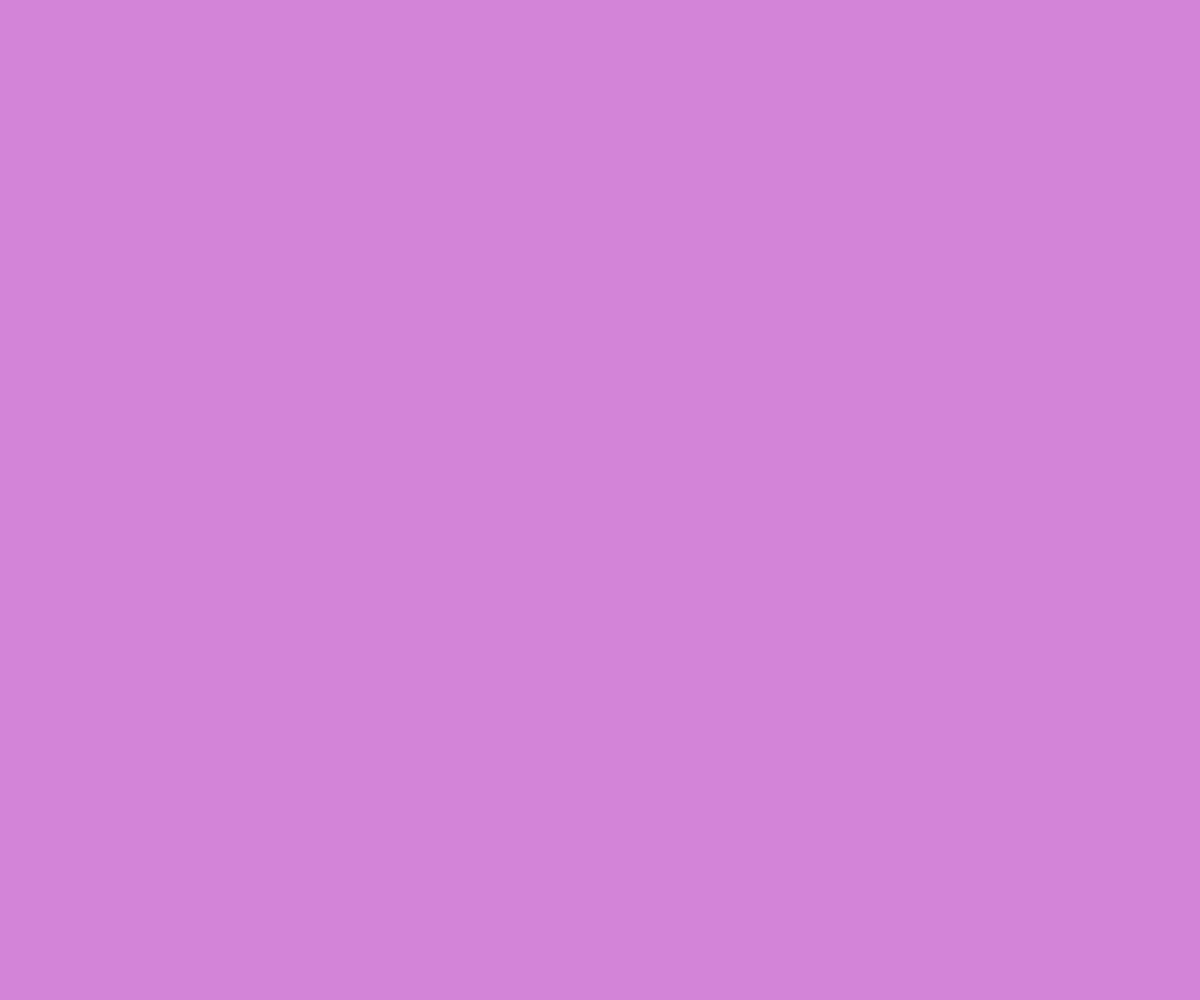
Frame 1 (no input)
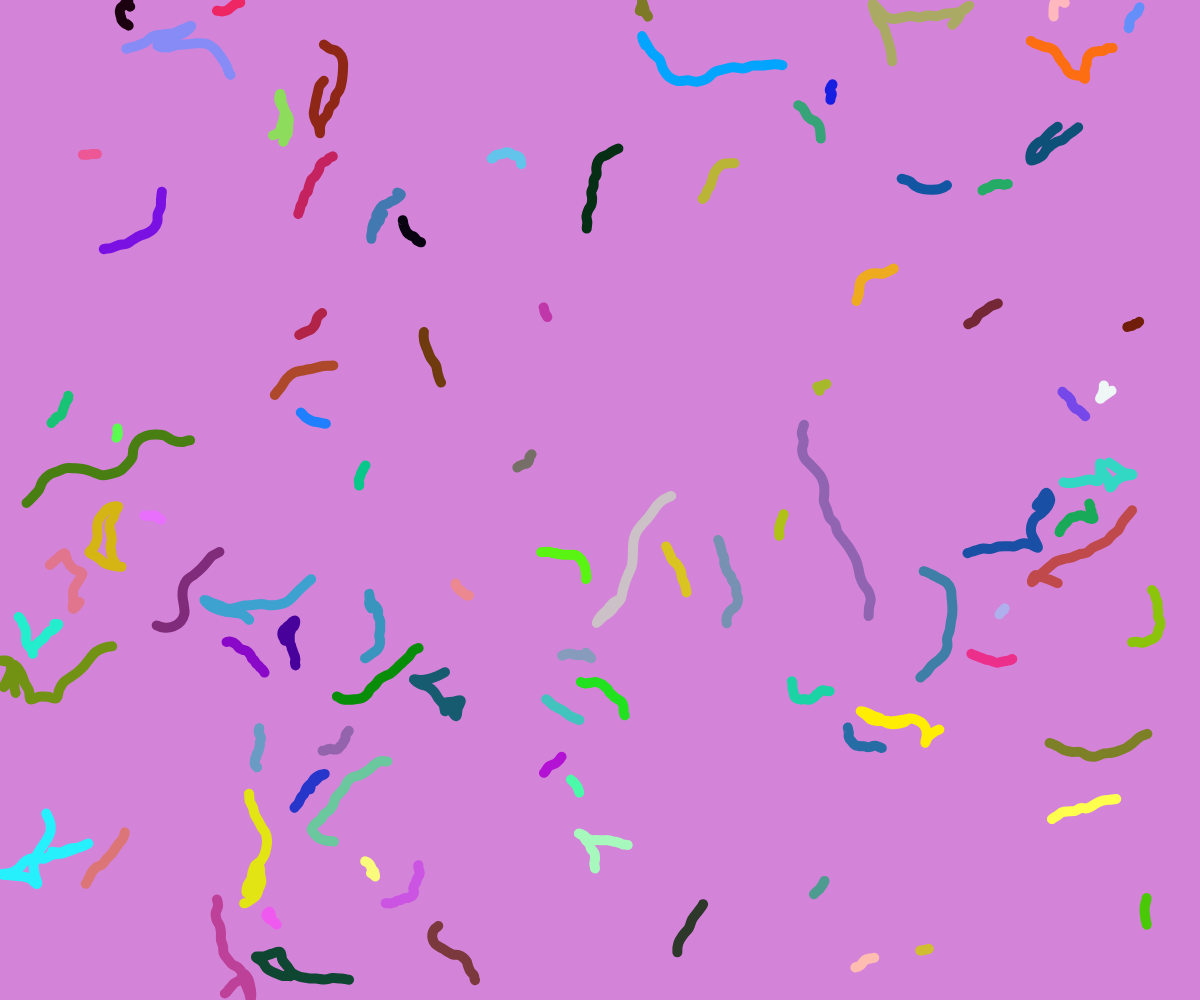
Frame 60 (no input)
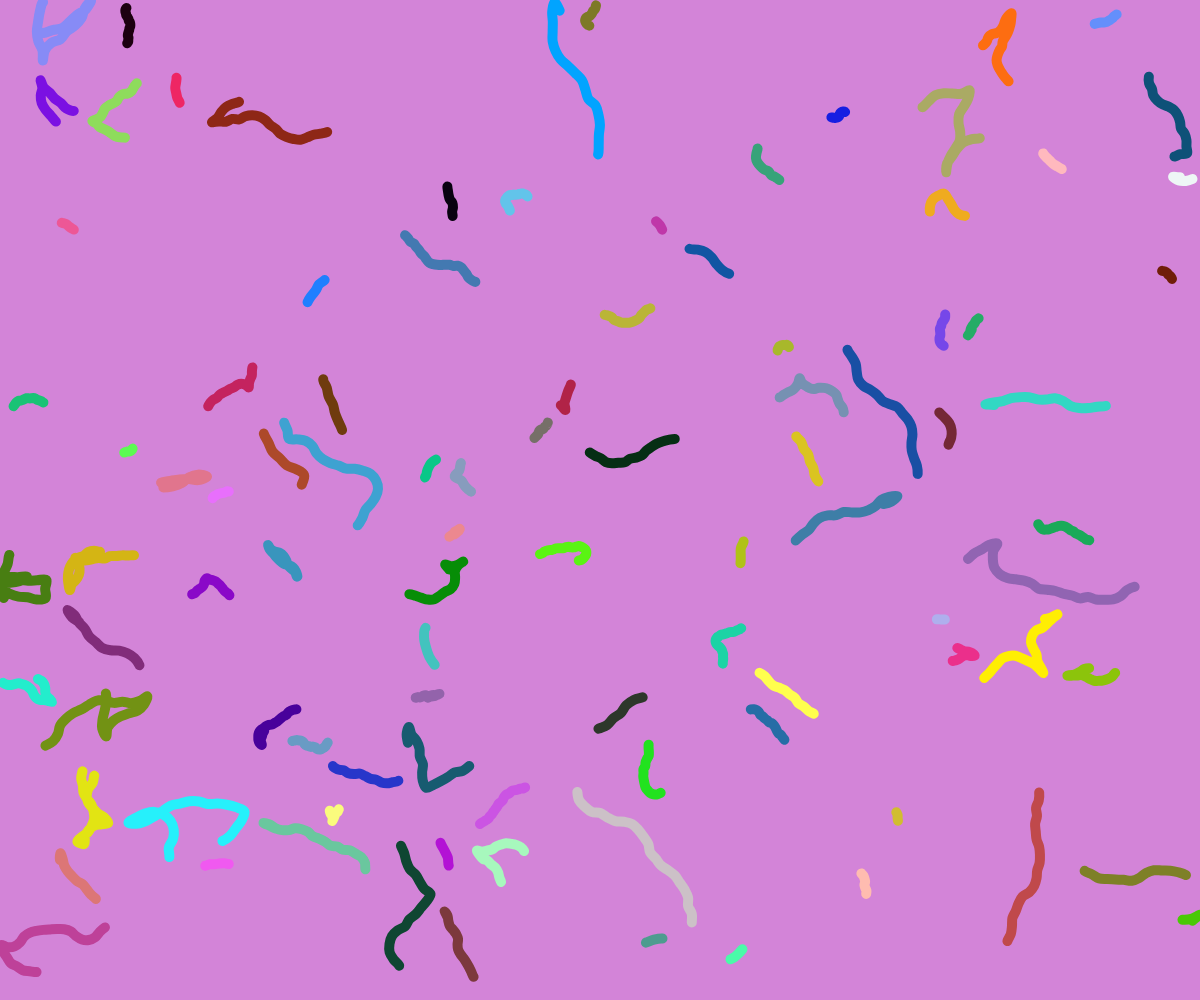
Frame 120 (the mouse pressed at the canvas centre since frame 60)

The p5.js sketch that drew these frames (run headless with seeded random() and noise() and a simulated clock; from frame 60 on, the mouse is pressed at the canvas centre):

// p5.js sketch
// ── sketch.js
class Snake {
  constructor(stepSize, maxLength) {
    this.path = [createVector(random(width), random(height))]; 
    this.stepSize = stepSize;
    this.maxLength = maxLength;
    this.angle = random(TWO_PI); 
  }

  update(snakes) {
    let newX = this.path[this.path.length - 1].x + cos(this.angle) * this.stepSize;
    let newY = this.path[this.path.length - 1].y + sin(this.angle) * this.stepSize;
    let newPos = createVector(newX, newY);
    
    
    if (newX < 0 || newX > width || newY < 0 || newY > height) {
      this.angle += PI; 
    } else if (this.checkCollision(newPos, snakes)) {
      this.angle += random(PI / 2, PI); 
    } else {
      this.path.push(newPos);
      if (this.path.length > this.maxLength) {
        this.path.shift();
      }
    }
    
    this.angle += random(-PI / 6, PI / 6); 
  }

  checkCollision(pos, snakes) {
    for (let snake of snakes) {
      if (snake === this) continue; 
      for (let point of snake.path) {
        if (dist(pos.x, pos.y, point.x, point.y) < 20) {
          return true; 
        }
      }
    }
    return false;
  }

  draw(colour) {
    stroke(colour);
    strokeWeight(10);
    noFill();
    beginShape();
    for (let i = 0; i < this.path.length; i++) {
      curveVertex(this.path[i].x, this.path[i].y);
    }
    endShape();
  }
}

let snakes = [];
let colours = [];
let backgroundColor;

function setup() {
  createCanvas(windowWidth, windowHeight);
  backgroundColor = color(random(100,255), random(100,255), random(100,255));
  for (let i = 0; i < 100; i++) {
    let stepSize = random(1, 10);
    let maxLength = floor(random(5, 30));
    snakes.push(new Snake(stepSize, maxLength));
    colours.push(color(random(255), random(255), random(255)));
  }
}

function draw() {
  background(backgroundColor);
  for (let i = 0; i < snakes.length; i++) {
    snakes[i].update(snakes);
    snakes[i].draw(colours[i]);
  }
}
